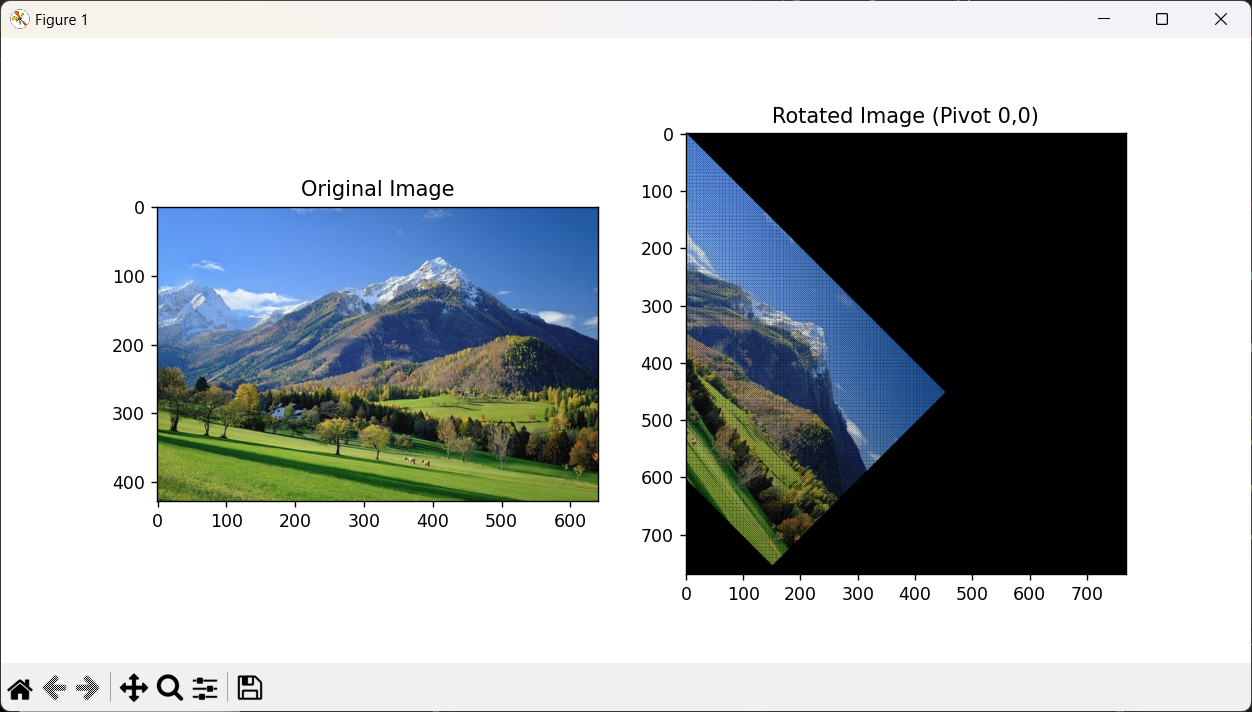

Reproduce this figure in Python.
import numpy as np
import imageio as img
import matplotlib.pyplot as plt

def rotateImagePivot(image, degree):
    radian_deg = np.radians(degree)
    cos_deg, sin_deg = np.cos(radian_deg), np.sin(radian_deg)

    height, width = image.shape[:2]
    max_dim = int(np.sqrt(height**2 + width**2))
    outputImage = np.zeros((max_dim, max_dim, 3), dtype=image.dtype)

    for y in range(height):
        for x in range(width):
            newX = int(cos_deg * x - sin_deg * y)
            newY = int(sin_deg * x + cos_deg * y)

            if 0 <= newX < max_dim and 0 <= newY < max_dim:
                outputImage[newY, newX] = image[y, x]

    return outputImage

# gambar
image = img.imread('D:\\gunung.jpg')

# Rotasi dengan pivot (0, 0)
rotated_image = rotateImagePivot(image, 45)

# Menampilkan hasil
plt.figure(figsize=(10, 5))
plt.subplot(1, 2, 1)
plt.title("Original Image")
plt.imshow(image)

plt.subplot(1, 2, 2)
plt.title("Rotated Image (Pivot 0,0)")
plt.imshow(rotated_image)

plt.show()
